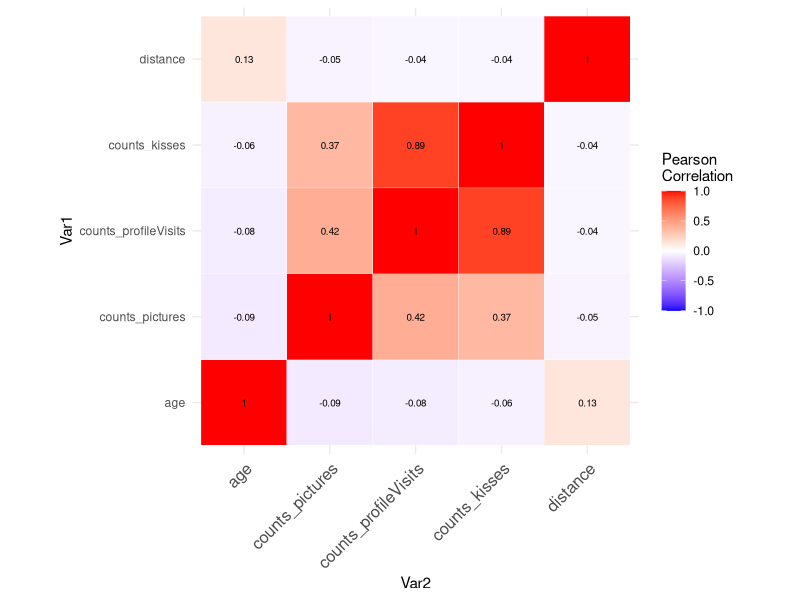
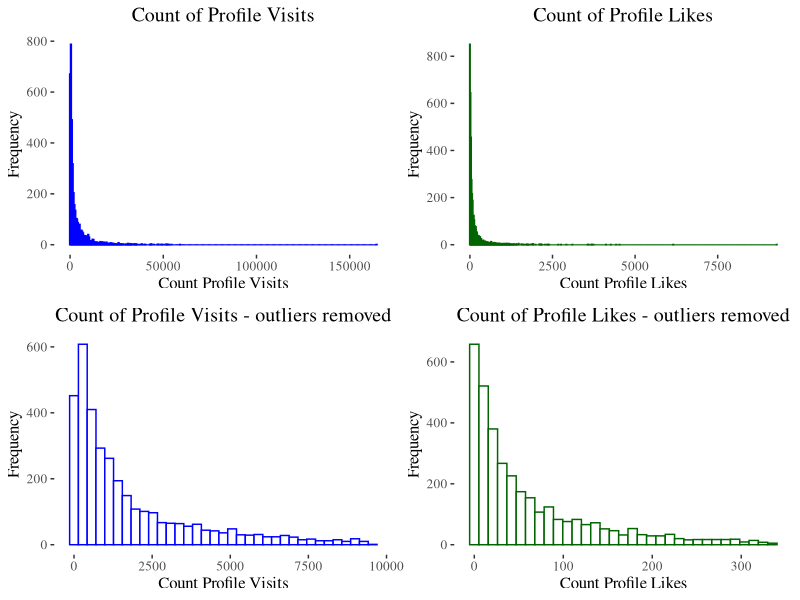

Source code (R) for these figures, in order:
## ---- chunk 1
knitr::opts_chunk$set(echo = FALSE)
require(xtable)
require(ggplot2)
require(ggthemes)
require(reshape2)
require(gridExtra)
## ---- chunk 2
# Reading in the data
lovoo <- read.csv("../../Data/CSV/lovoo_v3_users_api-results.csv")

# Converting data to a data frame
lovoo <- data.frame(lovoo) 

# Selecting the columns that contain our variables
lovoo <- lovoo[, c("age", "counts_pictures", "counts_profileVisits", 
                   "counts_kisses", "distance", "country", "isVip")]

# Replacing the missing values in distance with the mean 207.23
lovoo$distance[is.na(lovoo$distance)] <- 207.23

# Replacing variable names
lovoo["country"][lovoo["country"] == 'CH'] <- 'Switzerland'
lovoo["country"][lovoo["country"] == 'DE'] <- 'Germany'
lovoo["country"][lovoo["country"] == 'FR'] <- 'France'
lovoo["country"][lovoo["country"] == 'IT'] <- 'Italy'
lovoo["country"][lovoo["country"] == 'AR'] <- 'Other'
lovoo["country"][lovoo["country"] == 'AT'] <- 'Other'
lovoo["country"][lovoo["country"] == 'AU'] <- 'Other'
lovoo["country"][lovoo["country"] == 'BA'] <- 'Other'
lovoo["country"][lovoo["country"] == 'BE'] <- 'Other'
lovoo["country"][lovoo["country"] == 'BR'] <- 'Other'
lovoo["country"][lovoo["country"] == 'CA'] <- 'Other'
lovoo["country"][lovoo["country"] == 'CF'] <- 'Other'
lovoo["country"][lovoo["country"] == 'CZ'] <- 'Other'
lovoo["country"][lovoo["country"] == 'ES'] <- 'Other'
lovoo["country"][lovoo["country"] == 'ET'] <- 'Other'
lovoo["country"][lovoo["country"] == 'GB'] <- 'Other'
lovoo["country"][lovoo["country"] == 'HU'] <- 'Other'
lovoo["country"][lovoo["country"] == 'ID'] <- 'Other'
lovoo["country"][lovoo["country"] == 'IN'] <- 'Other'
lovoo["country"][lovoo["country"] == 'JM'] <- 'Other'
lovoo["country"][lovoo["country"] == 'LI'] <- 'Other'
lovoo["country"][lovoo["country"] == 'LR'] <- 'Other'
lovoo["country"][lovoo["country"] == 'LU'] <- 'Other'
lovoo["country"][lovoo["country"] == 'NL'] <- 'Other'
lovoo["country"][lovoo["country"] == 'PE'] <- 'Other'
lovoo["country"][lovoo["country"] == 'PH'] <- 'Other'
lovoo["country"][lovoo["country"] == 'RO'] <- 'Other'
lovoo["country"][lovoo["country"] == 'RU'] <- 'Other'
lovoo["country"][lovoo["country"] == 'SC'] <- 'Other'
lovoo["country"][lovoo["country"] == 'TR'] <- 'Other'
lovoo["country"][lovoo["country"] == 'UA'] <- 'Other'
lovoo["country"][lovoo["country"] == 'US'] <- 'Other'

# Setting country and isVip to be factors.
lovoo$country <- as.factor(lovoo$country)
lovoo$isVip <- as.factor(lovoo$isVip)
## ---- chunk 3
cormat <- round(cor(lovoo[,1:5]),2)
melted_cormat <- melt(cormat)
ggplot(data = melted_cormat, aes(Var2, Var1, fill = value))+
 geom_tile(color = "white")+
 scale_fill_gradient2(low = "blue", high = "red", mid = "white", 
   midpoint = 0, limit = c(-1,1), space = "Lab", 
   name="Pearson\nCorrelation") +
  theme_minimal()+ 
 theme(axis.text.x = element_text(angle = 45, vjust = 1, 
    size = 12, hjust = 1))+
 coord_fixed()+ 
geom_text(aes(Var2, Var1, label = value), color = "black", size = 2.5)
## ---- chunk 4
h1 <- ggplot(lovoo, aes(x=counts_profileVisits)) +
  geom_histogram(bins=nclass.FD(unlist(lovoo$counts_profileVisits)),
                 col='blue', fill='white') +
  labs(x = 'Count Profile Visits',
       y = 'Frequency')+
  ggtitle("Count of Profile Visits") +
  theme(plot.title = element_text(hjust = 0.5)) +
  theme_tufte() + 
  theme(text=element_text(size=12, 
        family="serif")) +
  theme(plot.title=element_text(hjust=0.5))

h2 <- ggplot(lovoo, aes(x=counts_kisses)) +
  geom_histogram(bins=nclass.FD(unlist(lovoo$counts_kisses)),
                 col='darkgreen', fill='white') +
  labs(x = 'Count Profile Likes',
       y = 'Frequency')+
  ggtitle("Count of Profile Likes") +
  theme(plot.title = element_text(hjust = 0.5)) +
  theme_tufte() + 
  theme(text=element_text(size=12, 
        family="serif")) +
  theme(plot.title=element_text(hjust=0.5))

Q1visits <- quantile(lovoo$counts_profileVisits, .25)
Q3visits <- quantile(lovoo$counts_profileVisits, .75)
Q1likes <- quantile(lovoo$counts_kisses, .25)
Q3likes <- quantile(lovoo$counts_kisses, .75)
IQRvisits <- IQR(lovoo$counts_profileVisits)
IQRlikes <- IQR(lovoo$counts_kisses)
lovoo <- subset(lovoo, lovoo$counts_profileVisits > (Q1visits - 1.5*IQRvisits) & lovoo$counts_profileVisits < (Q3visits + 1.5*IQRvisits))
lovoo <- subset(lovoo, lovoo$counts_kisses > (Q1likes - 1.5*IQRlikes) & lovoo$counts_kisses < (Q3likes + 1.5*IQRlikes))
#str(lovoo)

h3 <- ggplot(lovoo, aes(x=counts_profileVisits)) +
  geom_histogram(bins=nclass.FD(unlist(lovoo$counts_profileVisits)),
                 col='blue', fill='white') +
  labs(x = 'Count Profile Visits',
       y = 'Frequency')+
  ggtitle("Count of Profile Visits - outliers removed") +
  theme(plot.title = element_text(hjust = 0.5)) +
  theme_tufte() + 
  theme(text=element_text(size=12, 
        family="serif")) +
  theme(plot.title=element_text(hjust=0.5))

h4 <- ggplot(lovoo, aes(x=counts_kisses)) +
  geom_histogram(bins=nclass.FD(unlist(lovoo$counts_kisses)),
                 col='darkgreen', fill='white') +
  labs(x = 'Count Profile Likes',
       y = 'Frequency')+
  ggtitle("Count of Profile Likes - outliers removed") +
  theme(plot.title = element_text(hjust = 0.5)) +
  theme_tufte() + 
  theme(text=element_text(size=12, 
        family="serif")) +
  theme(plot.title=element_text(hjust=0.5))

grid.arrange(h1, h2, h3, h4, nrow = 2)
